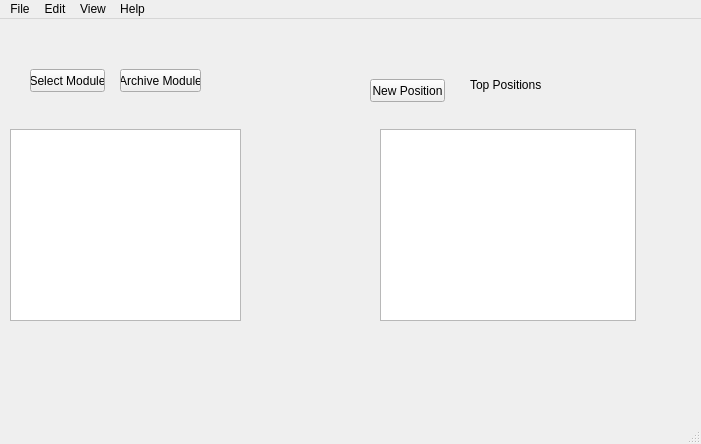
<?xml version="1.0" encoding="UTF-8"?>
<ui version="4.0">
 <class>MainWindow</class>
 <widget class="QMainWindow" name="MainWindow">
  <property name="geometry">
   <rect>
    <x>0</x>
    <y>0</y>
    <width>701</width>
    <height>444</height>
   </rect>
  </property>
  <property name="windowTitle">
   <string>MainWindow</string>
  </property>
  <widget class="QWidget" name="centralwidget">
   <widget class="QListWidget" name="module_list">
    <property name="geometry">
     <rect>
      <x>10</x>
      <y>110</y>
      <width>231</width>
      <height>192</height>
     </rect>
    </property>
   </widget>
   <widget class="QPushButton" name="archive_module">
    <property name="geometry">
     <rect>
      <x>120</x>
      <y>50</y>
      <width>81</width>
      <height>23</height>
     </rect>
    </property>
    <property name="text">
     <string>Archive Module</string>
    </property>
   </widget>
   <widget class="QPushButton" name="select_btn">
    <property name="geometry">
     <rect>
      <x>30</x>
      <y>50</y>
      <width>75</width>
      <height>23</height>
     </rect>
    </property>
    <property name="text">
     <string>Select Module</string>
    </property>
   </widget>
   <widget class="QLabel" name="label">
    <property name="geometry">
     <rect>
      <x>470</x>
      <y>50</y>
      <width>91</width>
      <height>31</height>
     </rect>
    </property>
    <property name="text">
     <string>Top Positions</string>
    </property>
   </widget>
   <widget class="QTableView" name="top_positions_table">
    <property name="geometry">
     <rect>
      <x>380</x>
      <y>110</y>
      <width>256</width>
      <height>192</height>
     </rect>
    </property>
   </widget>
   <widget class="QPushButton" name="create_position_btn">
    <property name="geometry">
     <rect>
      <x>370</x>
      <y>60</y>
      <width>75</width>
      <height>23</height>
     </rect>
    </property>
    <property name="text">
     <string>New Position</string>
    </property>
   </widget>
  </widget>
  <widget class="QMenuBar" name="menubar">
   <property name="geometry">
    <rect>
     <x>0</x>
     <y>0</y>
     <width>701</width>
     <height>21</height>
    </rect>
   </property>
   <widget class="QMenu" name="menuFile">
    <property name="title">
     <string>File</string>
    </property>
    <widget class="QMenu" name="menuNew">
     <property name="title">
      <string>New</string>
     </property>
     <addaction name="new_mod_btn"/>
    </widget>
    <addaction name="menuNew"/>
    <addaction name="actionExit"/>
   </widget>
   <widget class="QMenu" name="menuView">
    <property name="title">
     <string>View</string>
    </property>
    <addaction name="actionHide_Archived"/>
   </widget>
   <widget class="QMenu" name="menuEdit">
    <property name="title">
     <string>Edit</string>
    </property>
    <addaction name="actionModule"/>
   </widget>
   <widget class="QMenu" name="menuHelp">
    <property name="title">
     <string>Help</string>
    </property>
   </widget>
   <addaction name="menuFile"/>
   <addaction name="menuEdit"/>
   <addaction name="menuView"/>
   <addaction name="menuHelp"/>
  </widget>
  <widget class="QStatusBar" name="statusbar"/>
  <action name="actionHide_Archived">
   <property name="checkable">
    <bool>true</bool>
   </property>
   <property name="text">
    <string>Hide Archived</string>
   </property>
  </action>
  <action name="new_mod_btn">
   <property name="text">
    <string>Module</string>
   </property>
   <property name="statusTip">
    <string>Add a new module</string>
   </property>
  </action>
  <action name="actionExit">
   <property name="text">
    <string>Exit</string>
   </property>
  </action>
  <action name="actionModule">
   <property name="text">
    <string>Module</string>
   </property>
   <property name="statusTip">
    <string>Edit a Module</string>
   </property>
  </action>
 </widget>
 <resources/>
 <connections/>
</ui>
